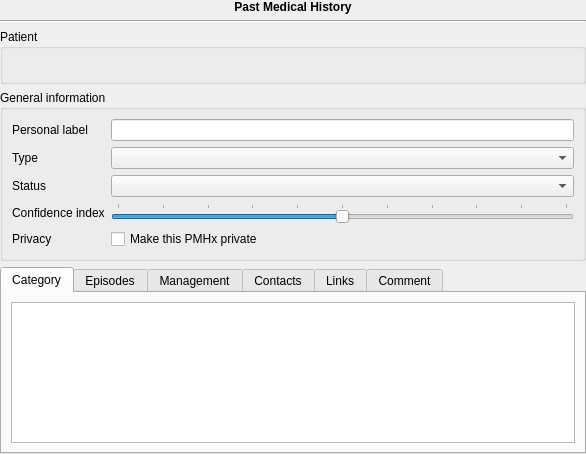
<?xml version="1.0" encoding="UTF-8"?>
<ui version="4.0">
 <class>PMH::Internal::PmhViewer</class>
 <widget class="QWidget" name="PMH::Internal::PmhViewer">
  <property name="geometry">
   <rect>
    <x>0</x>
    <y>0</y>
    <width>586</width>
    <height>454</height>
   </rect>
  </property>
  <property name="windowTitle">
   <string>Form</string>
  </property>
  <layout class="QGridLayout" name="gridLayout_3">
   <property name="margin">
    <number>0</number>
   </property>
   <item row="0" column="0">
    <widget class="QLabel" name="label">
     <property name="font">
      <font>
       <weight>75</weight>
       <bold>true</bold>
      </font>
     </property>
     <property name="text">
      <string>Past Medical History</string>
     </property>
     <property name="alignment">
      <set>Qt::AlignCenter</set>
     </property>
    </widget>
   </item>
   <item row="2" column="0">
    <widget class="Line" name="line">
     <property name="orientation">
      <enum>Qt::Horizontal</enum>
     </property>
    </widget>
   </item>
   <item row="4" column="0">
    <widget class="QGroupBox" name="groupBox_2">
     <property name="title">
      <string>General information</string>
     </property>
     <layout class="QGridLayout" name="gridLayout_2">
      <item row="1" column="0">
       <widget class="QLabel" name="label_2">
        <property name="text">
         <string>Personal label</string>
        </property>
       </widget>
      </item>
      <item row="1" column="2">
       <widget class="QLineEdit" name="personalLabel"/>
      </item>
      <item row="2" column="0">
       <widget class="QLabel" name="label_3">
        <property name="text">
         <string>Type</string>
        </property>
       </widget>
      </item>
      <item row="2" column="2">
       <widget class="QComboBox" name="typeCombo"/>
      </item>
      <item row="3" column="0">
       <widget class="QLabel" name="label_4">
        <property name="text">
         <string>Status</string>
        </property>
       </widget>
      </item>
      <item row="3" column="2">
       <widget class="QComboBox" name="statusCombo"/>
      </item>
      <item row="4" column="0">
       <widget class="QLabel" name="label_5">
        <property name="text">
         <string>Confidence index</string>
        </property>
       </widget>
      </item>
      <item row="4" column="2">
       <widget class="QSlider" name="confIndexSlider">
        <property name="maximum">
         <number>10</number>
        </property>
        <property name="pageStep">
         <number>2</number>
        </property>
        <property name="value">
         <number>5</number>
        </property>
        <property name="orientation">
         <enum>Qt::Horizontal</enum>
        </property>
        <property name="invertedAppearance">
         <bool>false</bool>
        </property>
        <property name="tickPosition">
         <enum>QSlider::TicksAbove</enum>
        </property>
       </widget>
      </item>
      <item row="6" column="0">
       <widget class="QLabel" name="label_6">
        <property name="text">
         <string>Privacy</string>
        </property>
       </widget>
      </item>
      <item row="6" column="2">
       <widget class="QCheckBox" name="makePrivateBox">
        <property name="text">
         <string>Make this PMHx private</string>
        </property>
       </widget>
      </item>
     </layout>
    </widget>
   </item>
   <item row="6" column="0">
    <widget class="QTabWidget" name="tabWidget">
     <property name="currentIndex">
      <number>0</number>
     </property>
     <widget class="QWidget" name="categoryTab">
      <attribute name="title">
       <string>Category</string>
      </attribute>
      <layout class="QGridLayout" name="gridLayout">
       <item row="0" column="0">
        <widget class="Views::TreeView" name="categoryTreeview"/>
       </item>
      </layout>
     </widget>
     <widget class="QWidget" name="episodesTab">
      <attribute name="title">
       <string>Episodes</string>
      </attribute>
      <layout class="QGridLayout" name="gridLayout_5">
       <item row="0" column="0">
        <widget class="PMH::PmhEpisodeViewer" name="episodeViewer" native="true"/>
       </item>
      </layout>
     </widget>
     <widget class="QWidget" name="managementTab">
      <attribute name="title">
       <string>Management</string>
      </attribute>
     </widget>
     <widget class="QWidget" name="contactTab">
      <attribute name="title">
       <string>Contacts</string>
      </attribute>
     </widget>
     <widget class="QWidget" name="linkTab">
      <attribute name="title">
       <string>Links</string>
      </attribute>
     </widget>
     <widget class="QWidget" name="tabComment">
      <attribute name="title">
       <string>Comment</string>
      </attribute>
      <layout class="QGridLayout" name="gridLayout_4">
       <item row="0" column="0">
        <widget class="Editor::TextEditor" name="comment"/>
       </item>
      </layout>
     </widget>
    </widget>
   </item>
   <item row="3" column="0">
    <widget class="QGroupBox" name="patientGroup">
     <property name="title">
      <string>Patient</string>
     </property>
     <layout class="QGridLayout" name="gridLayout_6">
      <item row="0" column="0">
       <widget class="QLabel" name="patientInfos">
        <property name="text">
         <string/>
        </property>
       </widget>
      </item>
     </layout>
    </widget>
   </item>
  </layout>
 </widget>
 <customwidgets>
  <customwidget>
   <class>Editor::TextEditor</class>
   <extends>QTextEdit</extends>
   <header location="global">texteditorplugin/texteditor.h</header>
  </customwidget>
  <customwidget>
   <class>PMH::PmhEpisodeViewer</class>
   <extends>QWidget</extends>
   <header location="global">pmhplugin/pmhepisodeviewer.h</header>
   <container>1</container>
  </customwidget>
  <customwidget>
   <class>Views::TreeView</class>
   <extends>QTreeView</extends>
   <header location="global">listviewplugin/treeview.h</header>
  </customwidget>
 </customwidgets>
 <resources/>
 <connections/>
</ui>
